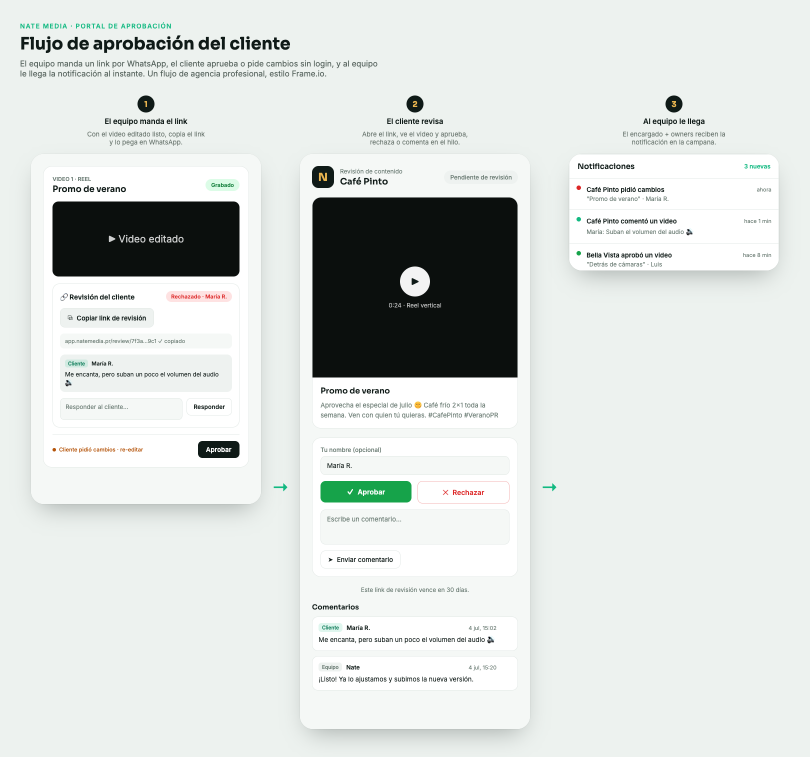
#> input picture design-flow.png, 1620 x 1514 px (shown at 1/2 size)
$ python -i graphics.py   (imports and definitions only)
#> lines starting #> are read from the running program, lines starting #| are printed output that depends on the picture
#> further down, picture is the input picture: PIL image 1620x1514 RGB; mean R, G, B 217.2, 221.7, 218.9
"""Transparent still overlays: PNG with alpha, never a full-frame cover."""
from collections import deque
from pathlib import Path
from PIL import Image


ALLOWED = {'source', 'start', 'end', 'x', 'y', 'width', 'enter', 'reason', 'kind', 'original_source', 'sound', 'entrance'}


# [4 lines left out: function _finite, not called in this run]


def inspect_image(image, path=None):
    raw_mode = image.mode
    work = image.convert('RGBA') if image.mode != 'RGBA' else image
    pixels = list(work.getdata())
    total = len(pixels) or 1
    transparent = sum(1 for px in pixels if px[3] < 16)
    opaque = sum(1 for px in pixels if px[3] > 200)
    return {
        'path': None if path is None else str(path),
        'size': work.size,
        'mode': raw_mode,
        'transparent_ratio': round(transparent / total, 3),
        'opaque_ratio': round(opaque / total, 3),
        'has_alpha': raw_mode in ('RGBA', 'LA') or 'transparency' in getattr(image, 'info', {}),
    }


def inspect_alpha(path):
    with Image.open(path) as image:
        return inspect_image(image, path)


# [63 lines left out: functions validate_graphic, overlay_filter, not called in this run]


def cutout_image(image, fuzz=34):
#> called with fuzz = 34
    work = image.convert('RGBA')
    width, height = work.size
#> width = 1620; height = 1514
    pixels = work.load()
    corners = [pixels[0, 0][:3], pixels[width - 1, 0][:3], pixels[0, height - 1][:3], pixels[width - 1, height - 1][:3]]
#> corners = [(237, 242, 239), (237, 242, 239), (237, 242, 239), (237, 242, 239)]

    def is_bg(color):
        return min(sum(abs(color[i] - sample[i]) for i in range(3)) for sample in corners) <= fuzz * 3

    seen = set()
    queue = deque()

    def push(x, y):
        if (x, y) in seen or not (0 <= x < width and 0 <= y < height):
            return
        seen.add((x, y))
        if is_bg(pixels[x, y]):
            queue.append((x, y))

    for x in range(width):
        push(x, 0)
        push(x, height - 1)
    for y in range(height):
        push(0, y)
        push(width - 1, y)
    while queue:
        x, y = queue.popleft()
        r, g, b, _ = pixels[x, y]
        pixels[x, y] = (r, g, b, 0)
        push(x - 1, y)
        push(x + 1, y)
        push(x, y - 1)
        push(x, y + 1)
    for y in range(height):
        for x in range(width):
            r, g, b, a = pixels[x, y]
            if a == 0:
                continue
            edge = any(
                0 <= x + dx < width and 0 <= y + dy < height and pixels[x + dx, y + dy][3] == 0
                for dx, dy in ((-1, 0), (1, 0), (0, -1), (0, 1))
            )
            if edge:
                pixels[x, y] = (r, g, b, 165)
    box = work.getbbox()
#> box = (41, 44, 1542, 1466)
    if not box:
        raise ValueError('No quedó contenido opaco tras recortar el fondo')
    trimmed = work.crop(box)
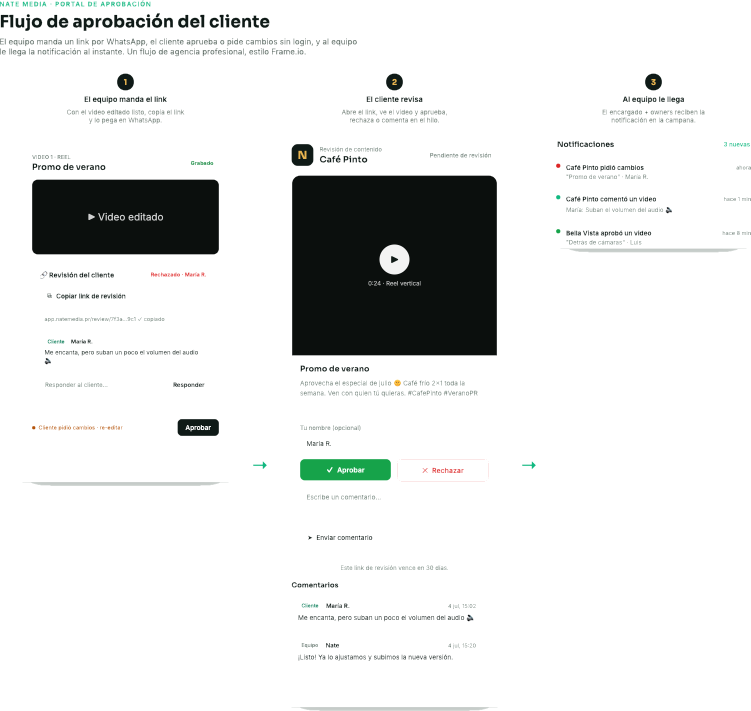
#> trimmed: PIL image 1501x1422 RGBA (shown at 1/2 size); mean R, G, B, A 214.3, 218.8, 216.1, 31.9; transparent parts drawn white
    info = inspect_image(trimmed)
#> in inspect_image, `pixels = list(work.getdata())`: pixels = 2134422 items
#> in inspect_image, `total = len(pixels) or 1`: total = 2134422
#> in inspect_image, `transparent = sum(1 for px in pixels if px[3] < 16)`: transparent = 1853699
#> in inspect_image, `opaque = sum(1 for px in pixels if px[3] > 200)`: opaque = 242419
#> info = 6 items
    if info['transparent_ratio'] < .12:
        raise ValueError('No se recortó el fondo; recorta más justo o sube --fuzz')
    if info['opaque_ratio'] < .08:
        raise ValueError('El recorte dejó la imagen vacía')
    return trimmed

>>> from PIL import Image
>>> picture = Image.open('../design-flow.png')
>>> result = cutout_image(picture)
